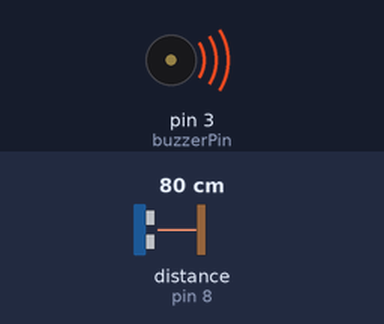
The sketch below on a simulated Arduino Uno, built with avr-gcc and run on an emulated ATmega328P. Parts: buzzer (waves = sounding, pin HIGH). The inputs (shaded band) are chosen by the test bench; at power-on: distance to the obstacle (sensor on pin 8) 80 cm. The echo pulse lasts 58.3 µs per cm; random numbers use the default seed unless the sketch sets one; what the sketch prints to the serial monitor is not drawn. At 94.7 s the program stops and its outputs stay as they are.

Above: at 31.2 s.
At 34.6 s:
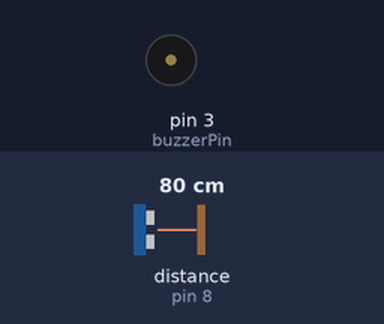
Timing chart, 0 to 39.8 s (numbered marks = the images above):
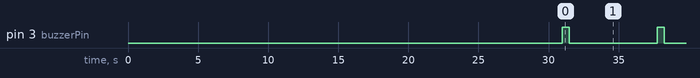

The sketch:

Distance_master_main.ino
```cpp
/*
Welcome To the Distance Master
You have to Gussed the correct distance by putting your hand away from the Ultrasonic Sensor
there are 5 level of points

Bullseye! +10 points        (Perfect Guess)
Bravo! +5 points            (Missed by 3 cm)
Not Bad! +3 points          (Missed by 6 cm)
Poor! +1 point              (Missed by 10 cm)
Bro Seriously! 0 point      (Missed by 20 cm)

You will get 10 chance

Can you get 100/100
lets find out!!!!

Author : Karan Khaswal
Brought to you by : Build&Play Workshop
Company : Athena Education
*/


#include <NewPing.h>

// Pins
const int trigPin = 7;
const int echoPin = 8;
const int buzzerPin = 3;
const int maxDistance = 50;  // Maximum range of 50 cm

// Variables
int distance;
int targetDistance = 0;
int score = 0;
int attempts = 0;
const int maxAttempts = 10;                    // Maximum attempts for the player
NewPing sonar(trigPin, echoPin, maxDistance);  // Initialize NewPing

void setup() {
  pinMode(buzzerPin, OUTPUT);

  Serial.begin(9600);
  randomSeed(analogRead(A0));  // Seed the random generator using analog noise
  Serial.println("\n Welcome To the Distance Master ");
  Serial.println("\n--- You have to Gussed the correct distance by putting your hand away from the Ultrasonic Sensor---\n\n");
  delay(5000);
  Serial.println("\n--- Get offset value before the game (hint : Check for 10cm and 50cm )---\n\n");
  delay(1000);
  timer();
  for(int i=0;i<70;i++){
    distance = getStableDistance();  // Get a stable distance using NewPin
    // Display the measured distance
    Serial.print("Your Distance: ");
    Serial.print(distance);
    Serial.println(" cm");
    delay(200);
  }
  Serial.println("\n\n\n\n\n");
  Serial.println("\n--- Let Start The Match You have 10 chance,     Be precise---\n\n");
  delay(2000);
  startNewRound();  // Begin the game by selecting a random distance

}

void loop() {
  if (attempts < maxAttempts) {
    distance = getStableDistance();  // Get a stable distance using NewPing

    // Display the measured distance
    Serial.print("Your Distance: ");
    Serial.print(distance);
    Serial.println(" cm");

    // Check how close the player's distance is to the target distance
    int difference = abs(distance - targetDistance);
    if (difference == 0) {
      Serial.println("Bullseye! +10 points");
      score += 10;
      delay(1000);
    } else if (difference <= 3) {
      Serial.println("Bravo! +5 points");
      score += 5;
      delay(1000);
    } else if (difference <= 6) {
      Serial.println("Not Bad! +3 points");
      score += 3;
      delay(1000);
    } else if (difference <= 10) {
      Serial.println("Poor! +1 point");
      score += 1;
      delay(1000);
    } else if(difference <= 20 ){
      Serial.println("Bro Seriously! 0 point");
      delay(1000);
    }
    digitalWrite(buzzerPin, HIGH);
    delay(500);
    digitalWrite(buzzerPin, LOW);

    attempts++;
    delay(2000);  // Wait before the next attempt
    if (attempts < maxAttempts) {
      startNewRound();  // Start a new round with a new target distance
    }
  } else {
    Serial.print("\n\n Game Over! Your total score is: ");
    Serial.print(score);
    Serial.println("/100");
    while (true)
      ;  // Stop the loop
  }
}

void startNewRound() {
  // Choose a new target distance divisible by 5 between 10 and 50
  Serial.println("\n" + String(attempts + 1) + " Attempt!!");
    targetDistance = random(2, 11) * 5;
  Serial.println("\nKeep your hand " + String(targetDistance) + " cm away!!");
  timer();
}

void timer() {
  Serial.print("Ready ");
  delay(2000);
  Serial.print("Set ");
  delay(2000);
  Serial.print("Go!");
  delay(300);
  Serial.println(" \n \n");
}

int getStableDistance() {
  // Discard a few initial readings for better accuracy
  // for (int i = 0; i < 5; i++) {
  //   sonar.ping_cm();  // Initial readings discarded
  // }
  // Return the stabilized distance
  return sonar.ping_cm();
}
```

Measured:
- by itself, pin 3 (buzzerPin): alternates HIGH for 0.50 s and LOW for 6.3 s
